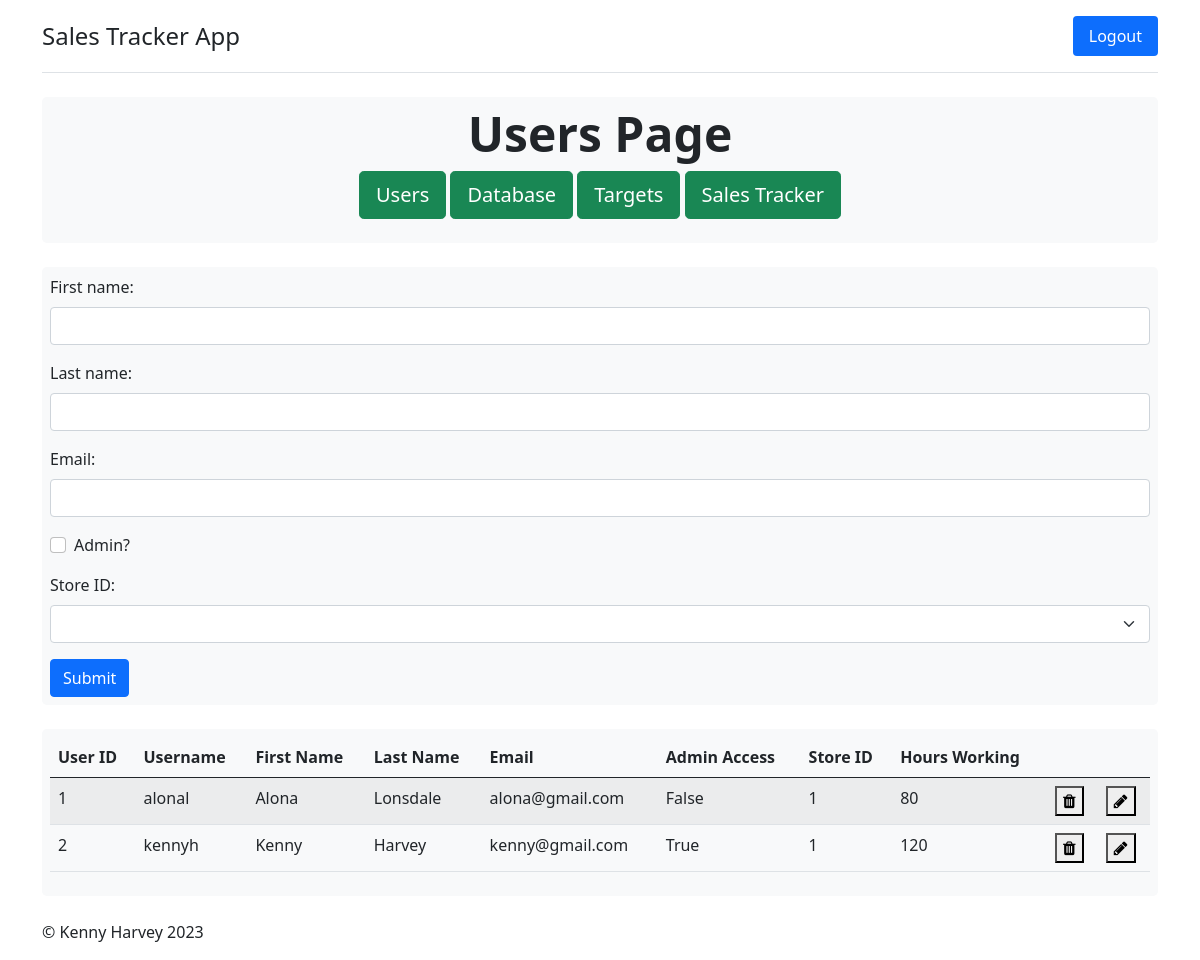
Before: /users/ (signed in) with the older database file.
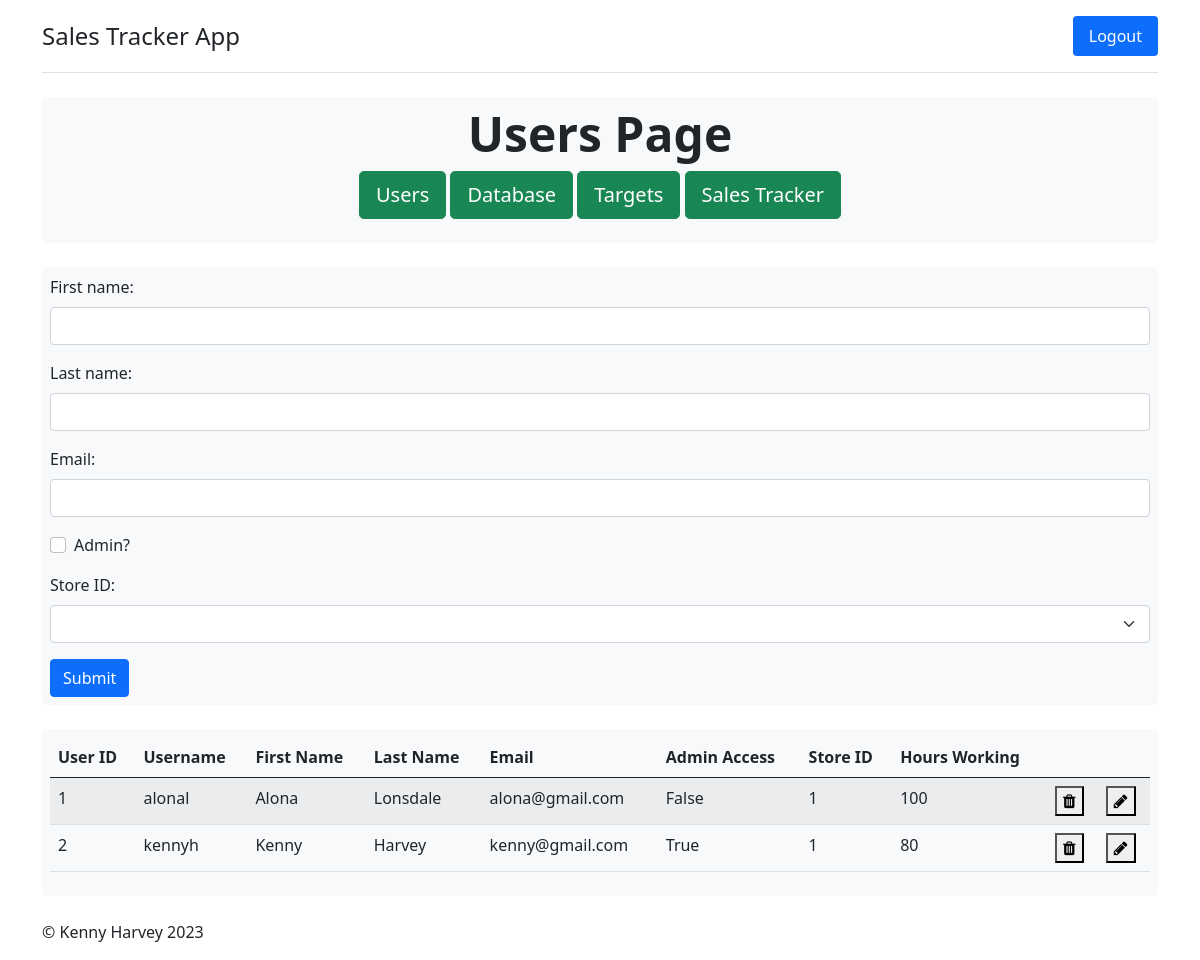
After: the same page with the newer database file.
### models/users.py (models this page shows, shortened)
class Users(UserMixin, db.Model):
    __tablename__ = 'users'
    id = db.Column(db.Integer, primary_key=True)
    username = db.Column(db.Text, nullable=False, unique=True)
    firstname = db.Column(db.Text, nullable=False)
    lastname = db.Column(db.Text, nullable=False)
    password = db.Column(db.Text, nullable=False)
    email = db.Column(db.Text, nullable=False, unique=True)
    admin = db.Column(db.Boolean, nullable=False)
    store_id = db.Column(db.Integer)
    hours_working = db.Column(db.Integer)
    is_deleted = db.Column(db.Boolean, default=False)
    user_sales = db.relationship('Sales', backref='users', lazy='dynamic')
    user_targets = db.relationship('Targets', backref='user_target', uselist=False)

### main.py (the view, shortened to what this page needs)
@app.route('/users/', methods=['GET', 'POST'])
@login_required
@active_required
@admin_required
def users():
    users_form = UsersForm()
    all_users = Users.query.filter_by(is_deleted=False).all()
    return render_template("users.html", users_form=users_form, all_users=all_users, admin=flask_login.current_user.admin)

### forms.py
class UsersForm(FlaskForm):
    user_id = HiddenField(id='user_id')
    firstname = StringField('First name:', validators=[InputRequired()])
    lastname = StringField('Last name:', validators=[InputRequired()])
    email = StringField('Email:', validators=[Email()])
    admin = BooleanField('Admin?')
    store_id = SelectField('Store ID:', choices=['', 1, 2])
    submit = SubmitField('Submit')

### main.py (called while the page is built)
@lm.user_loader
def load_user(user_id):
    return Users.query.filter_by(id=user_id).first()

def permission_required(user):
    def decorator(f):
        @wraps(f)
        def decorated_function(*args, **kwargs):
            if not user.admin:
                abort(403)
            return f(*args, **kwargs)
        return decorated_function
    return decorator

def required(user):
    def decorator(f):
        @wraps(f)
        def decorated_function(*args, **kwargs):
            if user.is_deleted:
                abort(403)
            return f(*args, **kwargs)
        return decorated_function
    return decorator

### templates/users.html (shortened to what this page needs)
<!DOCTYPE html>
<html lang="en">
<head>
	<link href="https://cdn.jsdelivr.net/npm/bootstrap@5.0.2/dist/css/bootstrap.min.css" rel="stylesheet">
	<link rel="stylesheet" href="https://cdnjs.cloudflare.com/ajax/libs/font-awesome/4.7.0/css/font-awesome.min.css">
	{% from 'bootstrap5/form.html' import render_form %}
</head>
<body>
<div class="container">
			<header class="header">
				<nav class="d-flex flex-wrap justify-content-center py-3 mb-4 border-bottom" >
					<a href="/" class="d-flex align-items-center mb-3 mb-md-0 me-md-auto text-dark text-decoration-none">
						<span class="fs-4">Sales Tracker App</span>
					</a>
					<ul class="nav nav-pills">
						<li class="nav-item">
							<a href="/logout" class="nav-link active" aria-current="page">Logout</a>
						</li>
					</ul>
				</nav>
			</header>
			<div class="p-2 mb-4 bg-light rounded-3">
				<div class="text-center">
					<h1 class="display-5 fw-bold">Users Page</h1>
					<p>
						<a class="btn btn-lg btn-success" href="/users/" role="button">Users</a>
                        <a class="btn btn-lg btn-success" href="/database/" role="button">Database</a>
                        <a class="btn btn-lg btn-success" href="/targets/" role="button">Targets</a>
                        <a class="btn btn-lg btn-success" href="/sales/" role="button">Sales Tracker</a>
					</p>
				</div>
			</div>
			<div id="users_form" class="p-2 mb-4 bg-light rounded-3">
				{{ render_form(users_form) }}
			</div>
			<div id="users_list" class="p-2 mb-4 bg-light rounded-3">
				<table id="data" class="table table-striped">
					<thead>
					  <tr>
						<th>User ID</th>
						<th>Username</th>
						<th>First Name</th>
						<th>Last Name</th>
						<th>Email</th>
						<th>Admin Access</th>
						<th>Store ID</th>
						<th>Hours Working</th>
						<th></th>
						<th></th>
					  </tr>
					</thead>
					<tbody>
					  {% for user in all_users %}
					  	{% if current_user.store_id == user.store_id %}
							<tr>
							  <td>{{ user.id }}</td>
							  <td>{{ user.username }}</td>
							  <td>{{ user.firstname }}</td>
							  <td>{{ user.lastname }}</td>
							  <td>{{ user.email }}</td>
							  <td>{{ user.admin }}</td>
							  <td>{{ user.store_id }}</td>
							  <td>{{ user.hours_working }}</td>
							  <td>
								  <form method="POST" action="{{ url_for('delete_user', user_id=user.id) }}">
								  <button type="submit" onclick="return confirm('Are you sure you want to delete user {{user.username}}?')"><i class="fa fa-trash"></i></button></form> </td>
								  <td><button id="{{user.id}}" onclick="add_id(this.id)"><i class="fa fa-pencil"></i></button></td>
							</tr>
					  	{% endif %}
					  {% endfor %}
					</tbody>
			  	</table>
			</div>
			<footer class="footer">
				<p>&copy; Kenny Harvey 2023</p>
			</footer>
		</div>
</body>
</html>

Changed rows visible on the page:
changed Users "alonal": hours_working "80" → "100"
changed Users "kennyh": hours_working "120" → "80"
